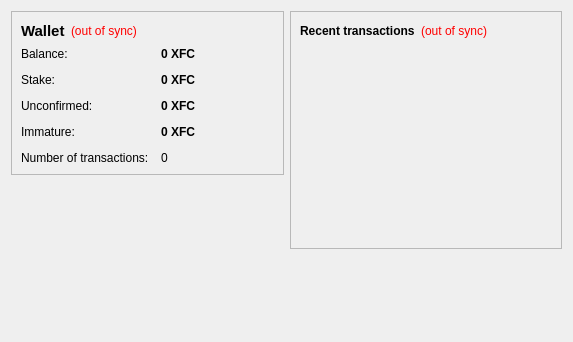
<?xml version="1.0" encoding="UTF-8"?>
<ui version="4.0">
 <class>OverviewPage</class>
 <widget class="QWidget" name="OverviewPage">
  <property name="geometry">
   <rect>
    <x>0</x>
    <y>0</y>
    <width>573</width>
    <height>342</height>
   </rect>
  </property>
  <property name="windowTitle">
   <string>Form</string>
  </property>
  <layout class="QHBoxLayout" name="horizontalLayout" stretch="1,1">
   <item>
    <layout class="QVBoxLayout" name="verticalLayout_2">
     <item>
      <widget class="QFrame" name="frame">
       <property name="frameShape">
        <enum>QFrame::StyledPanel</enum>
       </property>
       <property name="frameShadow">
        <enum>QFrame::Raised</enum>
       </property>
       <layout class="QVBoxLayout" name="verticalLayout_4">
        <item>
         <layout class="QHBoxLayout" name="horizontalLayout_4">
          <item>
           <widget class="QLabel" name="label_5">
            <property name="font">
             <font>
              <pointsize>11</pointsize>
              <weight>75</weight>
              <bold>true</bold>
             </font>
            </property>
            <property name="text">
             <string>Wallet</string>
            </property>
           </widget>
          </item>
          <item>
           <widget class="QLabel" name="labelWalletStatus">
            <property name="toolTip">
             <string>The displayed information may be out of date. Your wallet automatically synchronizes with the FinerCoin network after a connection is established, but this process has not completed yet.</string>
            </property>
            <property name="styleSheet">
             <string notr="true">QLabel { color: red; }</string>
            </property>
            <property name="text">
             <string notr="true">(out of sync)</string>
            </property>
            <property name="alignment">
             <set>Qt::AlignLeading|Qt::AlignLeft|Qt::AlignVCenter</set>
            </property>
           </widget>
          </item>
          <item>
           <spacer name="horizontalSpacer_2">
            <property name="orientation">
             <enum>Qt::Horizontal</enum>
            </property>
            <property name="sizeHint" stdset="0">
             <size>
              <width>40</width>
              <height>20</height>
             </size>
            </property>
           </spacer>
          </item>
         </layout>
        </item>
        <item>
         <layout class="QFormLayout" name="formLayout_2">
          <property name="fieldGrowthPolicy">
           <enum>QFormLayout::AllNonFixedFieldsGrow</enum>
          </property>
          <property name="horizontalSpacing">
           <number>12</number>
          </property>
          <property name="verticalSpacing">
           <number>12</number>
          </property>
          <item row="0" column="0">
           <widget class="QLabel" name="label">
            <property name="text">
             <string>Balance:</string>
            </property>
           </widget>
          </item>
          <item row="0" column="1">
           <widget class="QLabel" name="labelBalance">
            <property name="font">
             <font>
              <weight>75</weight>
              <bold>true</bold>
             </font>
            </property>
            <property name="cursor">
             <cursorShape>IBeamCursor</cursorShape>
            </property>
            <property name="toolTip">
             <string>Your current balance</string>
            </property>
            <property name="text">
             <string notr="true">0 XFC</string>
            </property>
            <property name="textInteractionFlags">
             <set>Qt::LinksAccessibleByMouse|Qt::TextSelectableByKeyboard|Qt::TextSelectableByMouse</set>
            </property>
           </widget>
          </item>
          <item row="1" column="0">
           <widget class="QLabel" name="label_6">
            <property name="text">
             <string>Stake:</string>
            </property>
           </widget>
          </item>
          <item row="1" column="1">
           <widget class="QLabel" name="labelStake">
            <property name="font">
             <font>
              <weight>75</weight>
              <bold>true</bold>
             </font>
            </property>
            <property name="cursor">
             <cursorShape>IBeamCursor</cursorShape>
            </property>
            <property name="toolTip">
             <string>Total of coins that was staked, and do not yet count toward the current balance</string>
            </property>
            <property name="text">
             <string notr="true">0 XFC</string>
            </property>
            <property name="textInteractionFlags">
             <set>Qt::LinksAccessibleByMouse|Qt::TextSelectableByKeyboard|Qt::TextSelectableByMouse</set>
            </property>
           </widget>
          </item>
          <item row="2" column="0">
           <widget class="QLabel" name="label_3">
            <property name="text">
             <string>Unconfirmed:</string>
            </property>
           </widget>
          </item>
          <item row="2" column="1">
           <widget class="QLabel" name="labelUnconfirmed">
            <property name="font">
             <font>
              <weight>75</weight>
              <bold>true</bold>
             </font>
            </property>
            <property name="cursor">
             <cursorShape>IBeamCursor</cursorShape>
            </property>
            <property name="toolTip">
             <string>Total of transactions that have yet to be confirmed, and do not yet count toward the current balance</string>
            </property>
            <property name="text">
             <string notr="true">0 XFC</string>
            </property>
            <property name="textInteractionFlags">
             <set>Qt::LinksAccessibleByMouse|Qt::TextSelectableByKeyboard|Qt::TextSelectableByMouse</set>
            </property>
           </widget>
          </item>
          <item row="3" column="0">
           <widget class="QLabel" name="labelImmatureText">
            <property name="text">
             <string>Immature:</string>
            </property>
           </widget>
          </item>
          <item row="3" column="1">
           <widget class="QLabel" name="labelImmature">
            <property name="font">
             <font>
              <weight>75</weight>
              <bold>true</bold>
             </font>
            </property>
            <property name="toolTip">
             <string>Mined balance that has not yet matured</string>
            </property>
            <property name="text">
             <string notr="true">0 XFC</string>
            </property>
            <property name="textInteractionFlags">
             <set>Qt::LinksAccessibleByMouse|Qt::TextSelectableByKeyboard|Qt::TextSelectableByMouse</set>
            </property>
           </widget>
          </item>
          <item row="4" column="0">
           <widget class="QLabel" name="label_2">
            <property name="text">
             <string>Number of transactions:</string>
            </property>
           </widget>
          </item>
          <item row="4" column="1">
           <widget class="QLabel" name="labelNumTransactions">
            <property name="toolTip">
             <string>Total number of transactions in wallet</string>
            </property>
            <property name="text">
             <string notr="true">0</string>
            </property>
           </widget>
          </item>
         </layout>
        </item>
       </layout>
      </widget>
     </item>
     <item>
      <spacer name="verticalSpacer">
       <property name="orientation">
        <enum>Qt::Vertical</enum>
       </property>
       <property name="sizeHint" stdset="0">
        <size>
         <width>20</width>
         <height>40</height>
        </size>
       </property>
      </spacer>
     </item>
     <item>
      <widget class="QLabel" name="label_6">
       <property name="text">
        <string/>
       </property>
       <property name="pixmap">
        <pixmap resource="../bitcoin.qrc">:/images/backg</pixmap>
       </property>
       <property name="scaledContents">
        <bool>false</bool>
       </property>
       <property name="alignment">
        <set>Qt::AlignCenter</set>
       </property>
       <property name="margin">
        <number>-2</number>
       </property>
      </widget>
     </item>
    </layout>
   </item>
   <item>
    <layout class="QVBoxLayout" name="verticalLayout_3">
     <item>
      <widget class="QFrame" name="frame_2">
       <property name="frameShape">
        <enum>QFrame::StyledPanel</enum>
       </property>
       <property name="frameShadow">
        <enum>QFrame::Raised</enum>
       </property>
       <layout class="QVBoxLayout" name="verticalLayout">
        <item>
         <layout class="QHBoxLayout" name="horizontalLayout_2">
          <item>
           <widget class="QLabel" name="label_4">
            <property name="text">
             <string>&lt;b&gt;Recent transactions&lt;/b&gt;</string>
            </property>
           </widget>
          </item>
          <item>
           <widget class="QLabel" name="labelTransactionsStatus">
            <property name="toolTip">
             <string>The displayed information may be out of date. Your wallet automatically synchronizes with the FinerCoin network after a connection is established, but this process has not completed yet.</string>
            </property>
            <property name="styleSheet">
             <string notr="true">QLabel { color: red; }</string>
            </property>
            <property name="text">
             <string notr="true">(out of sync)</string>
            </property>
            <property name="alignment">
             <set>Qt::AlignRight|Qt::AlignTrailing|Qt::AlignVCenter</set>
            </property>
           </widget>
          </item>
          <item>
           <spacer name="horizontalSpacer">
            <property name="orientation">
             <enum>Qt::Horizontal</enum>
            </property>
            <property name="sizeHint" stdset="0">
             <size>
              <width>40</width>
              <height>20</height>
             </size>
            </property>
           </spacer>
          </item>
         </layout>
        </item>
        <item>
         <widget class="QListView" name="listTransactions">
          <property name="styleSheet">
           <string notr="true">QListView { background: transparent; }</string>
          </property>
          <property name="frameShape">
           <enum>QFrame::NoFrame</enum>
          </property>
          <property name="verticalScrollBarPolicy">
           <enum>Qt::ScrollBarAlwaysOff</enum>
          </property>
          <property name="horizontalScrollBarPolicy">
           <enum>Qt::ScrollBarAlwaysOff</enum>
          </property>
          <property name="selectionMode">
           <enum>QAbstractItemView::NoSelection</enum>
          </property>
         </widget>
        </item>
       </layout>
      </widget>
     </item>
     <item>
      <spacer name="verticalSpacer_2">
       <property name="orientation">
        <enum>Qt::Vertical</enum>
       </property>
       <property name="sizeHint" stdset="0">
        <size>
         <width>20</width>
         <height>40</height>
        </size>
       </property>
      </spacer>
     </item>
    </layout>
   </item>
  </layout>
 </widget>
 <resources/>
 <connections/>
</ui>
